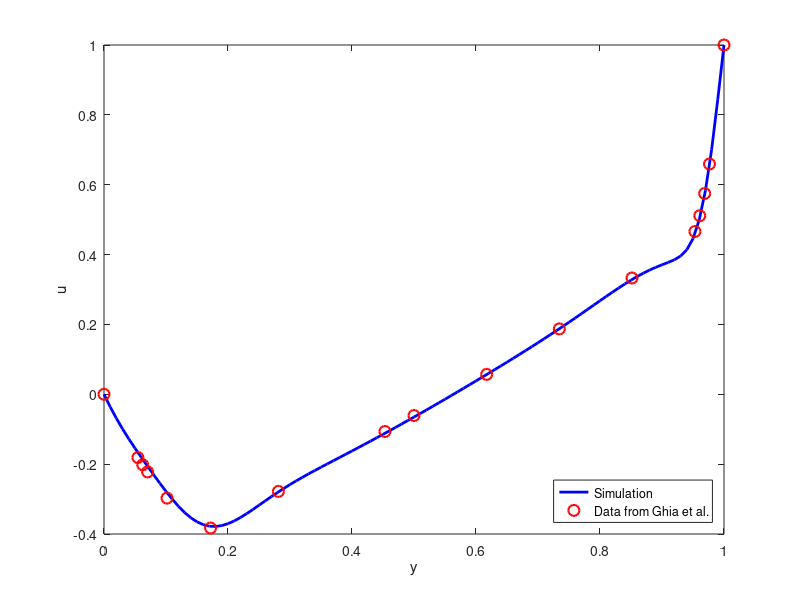

The MATLAB script that drew this image:
% script to plot the velocity and make comparison with Ghia et al (must be in the same folder as the data to load)


%data = load("horizontal_1000.dat");
data = load("vertical_1000.dat");
u = data(:,1);
y = 0:0.01:1;
%v = data(:,2);
%x = data(:,7);
%plot(x,u)
%hold on;

% data for Re = 100 for both horizontal and vertical velocity
%% plot for v
%x_ref = [1.000, 0.9688, 0.9609, 0.9531, 0.9453, 0.9063, 0.8594, 0.8047, 0.5000, 0.2344, 0.2266, 0.1563, 0.0938, 0.0781, 0.0703, 0.0625, 0.0000];
%v_ref = [0.00000, -0.05906, -0.07391, -0.08864, -0.10313, -0.16914, -0.22445, -0.24533, 0.05454, 0.17527, 0.17507, 0.16077, 0.12317, 0.10890, 0.10091, 0.09233, 0.00000];

% plot for u
%y_ref = [1.00000, 0.9766, 0.9688, 0.9609, 0.9531, 0.8516, 0.7344, 0.6172, 0.5000, 0.4531, 0.2813, 0.1719, 0.1016, 0.0703, 0.0625, 0.0547, 0.0000];   % y positions
%u_ref = [1.00000, 0.84123, 0.78871, 0.73722, 0.68717, 0.23151, 0.00332, -0.13641, -0.20581, -0.21090, -0.15662, -0.10150, -0.06434, -0.04775, -0.04192, -0.03717, -0.00000]; % u(y) values

% -------------------------------------

% data for Re = 1000 for both horizontal and vertical velocity

y_ref = [1.00000, 0.9766, 0.9688, 0.9609, 0.9531, 0.8516, 0.7344, 0.6172, 0.5000, 0.4531, 0.2813, 0.1719, 0.1016, 0.0703, 0.0625, 0.0547, 0.0000];   % y positions
u_ref = [1.00000, 0.65928, 0.57492, 0.51117, 0.46604, 0.33304, 0.18719, 0.05702, -0.06080, -0.10648, -0.27805, -0.38289, -0.29730, -0.22220, -0.20196, -0.18109, 0.00000];

%x_ref = [1.000, 0.9688, 0.9609, 0.9531, 0.9453, 0.9063, 0.8594, 0.8047, 0.5000, 0.2344, 0.2266, 0.1563, 0.0938, 0.0781, 0.0703, 0.0625, 0.0000];
%v_ref = [0.00000, -0.21388, -0.27669, -0.33714, -0.39188, -0.51550, -0.42665, -0.31966, 0.02526, 0.32235, 0.33075, 0.37095, 0.32627, 0.30353, 0.29012, 0.27485, 0.00000];

% Plot simulation vs paper
plot(y, u, 'b-', 'LineWidth', 2, 'DisplayName', 'Simulation');
%plot(x, v, 'b-', 'LineWidth', 2, 'DisplayName', 'Simulation');
hold on;
plot(y_ref, u_ref, 'ro', 'MarkerSize', 8, 'LineWidth', 1.5, 'DisplayName', 'Data from Ghia et al.');
%plot(x_ref, v_ref, 'ro', 'MarkerSize', 8, 'LineWidth', 1.5, 'DisplayName', 'Data from Ghia et al.');
hold off;

%xlabel('x');
%ylabel('v');
xlabel('y');
ylabel('u');
%title('Lid-driven cavity: v at y = 0.5');
legend('Location', 'southeast');



